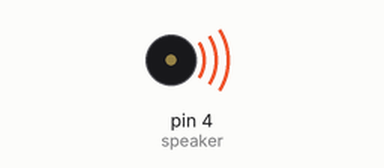
Recording of a sketch running on a simulated Arduino Uno, built with avr-gcc and run on an emulated ATmega328P. Parts: buzzer (waves = sounding).

Above: at 0.1 s.
Timing chart, 0 to 3.0 s (numbered marks = the images above):
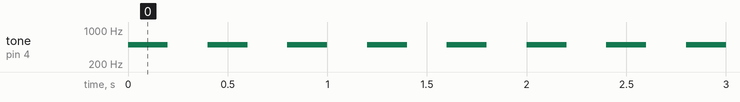

Measured:
- by itself, tone on pin 4 (speaker): alternates 500 Hz for 0.20 s and silent for 0.20 s

The sketch:

4-10-2.ino
```cpp
const int speaker=4; //數位接腳2連接至喇叭。
void setup()
{}
void loop()
{
 tone(speaker,500); //輸出1000Hz音調。
 delay(200); //延遲50ms。
 noTone(speaker); //靜音2秒。
 delay(200);
}
```
